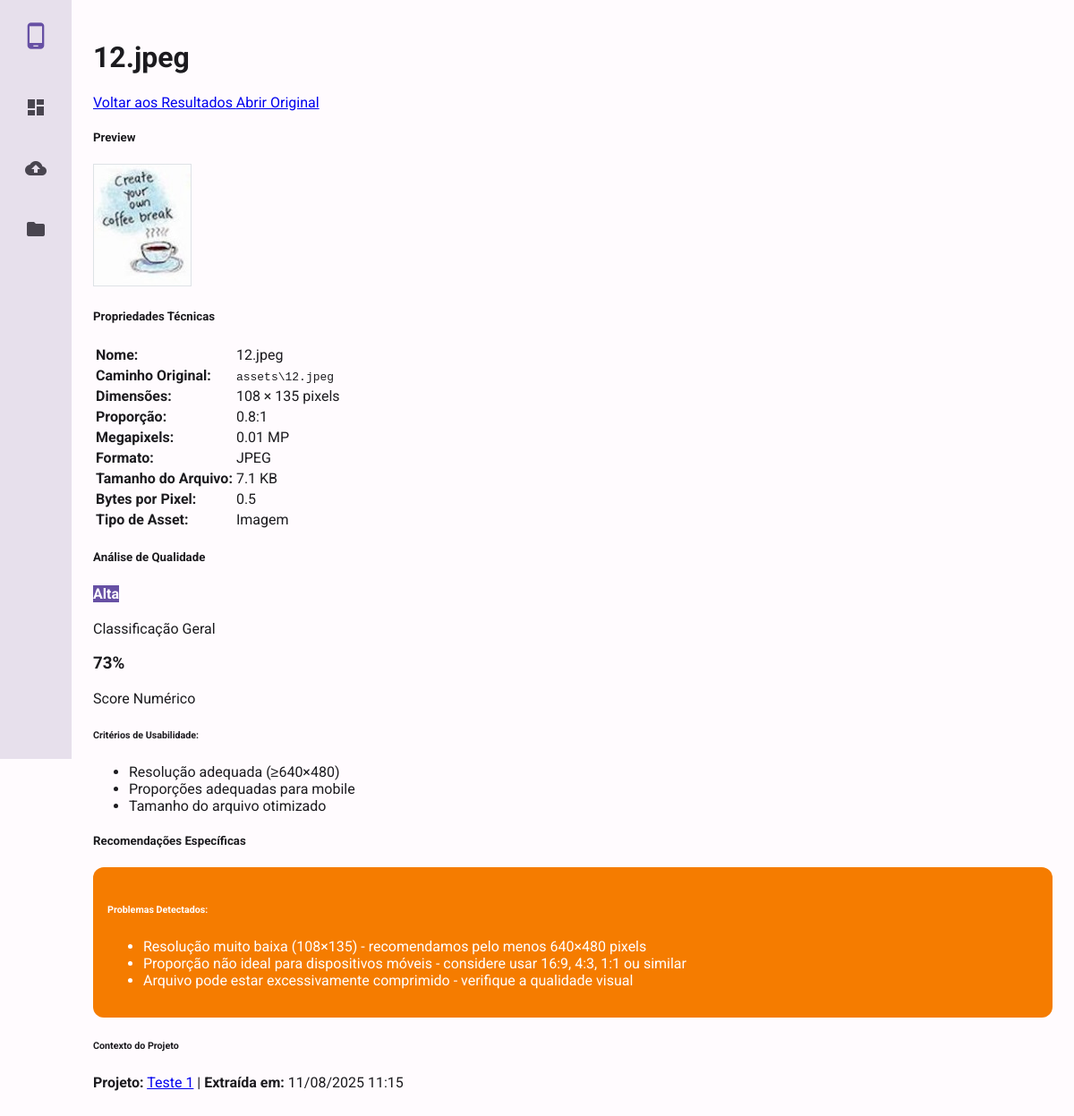
Page /images/232/ on the committed database.
### analyzer/models.py (models this page shows, shortened)
class ImageAsset(models.Model):
    QUALITY_CHOICES = [
        ('low', 'Baixa'),
        ('medium', 'Média'),
        ('high', 'Alta'),
        ('excellent', 'Excelente'),
    ]
    ASSET_TYPE_CHOICES = [
        ('image', 'Imagem'),
        ('icon', 'Ícone'),
        ('background', 'Fundo'),
        ('button', 'Botão'),
        ('other', 'Outro'),
    ]
    aia_file = models.ForeignKey(AiaFile, on_delete=models.CASCADE, related_name='images')
    name = models.CharField(max_length=255)
    original_path = models.CharField(max_length=500)  # Path within the .aia file
    extracted_file = models.ImageField(upload_to='extracted_images/')
    width = models.IntegerField()
    height = models.IntegerField()
    file_size = models.IntegerField()  # in bytes
    format = models.CharField(max_length=10)  # PNG, JPG, etc.
    quality_score = models.FloatField(null=True, blank=True)  # 0-100 scale
    quality_rating = models.CharField(max_length=10, choices=QUALITY_CHOICES, null=True, blank=True)
    asset_type = models.CharField(max_length=20, choices=ASSET_TYPE_CHOICES, default='image')
    resolution_adequate = models.BooleanField(null=True, blank=True)
    aspect_ratio_appropriate = models.BooleanField(null=True, blank=True)
    file_size_optimized = models.BooleanField(null=True, blank=True)
    created_at = models.DateTimeField(auto_now_add=True)
    @property
    def aspect_ratio(self):
        if self.height > 0:
            return round(self.width / self.height, 2)
        return 0
    @property
    def megapixels(self):
        return round((self.width * self.height) / 1000000, 2)
    @property
    def bytes_per_pixel(self):
        if self.width > 0 and self.height > 0:
            return round(self.file_size / (self.width * self.height), 2)
        return 0

class AiaFile(models.Model):
    name = models.CharField(max_length=255)
    file = models.FileField(upload_to='aia_files/')
    uploaded_at = models.DateTimeField(auto_now_add=True)
    uploaded_by = models.ForeignKey(User, on_delete=models.CASCADE, null=True, blank=True)
    is_analyzed = models.BooleanField(default=False)
    total_images = models.IntegerField(default=0)
    total_icons = models.IntegerField(default=0)
    analysis_completed_at = models.DateTimeField(null=True, blank=True)

### analyzer/views.py (the view)
# urls.py: path('images/<int:pk>/', views.image_detail, name='image_detail'),
def image_detail(request, pk):
    image = get_object_or_404(ImageAsset, pk=pk)
    context = {
        'image': image,
        'aia_file': image.aia_file,
    }
    return render(request, 'analyzer/image_detail.html', context)

### analyzer/templates/analyzer/image_detail.html (shortened to what this page needs)
{% extends 'analyzer/base.html' %}
{% block content %}
<div class="d-flex justify-content-between flex-wrap flex-md-nowrap align-items-center pt-3 pb-2 mb-3 border-bottom">
    <h1 class="h2">
         {{ image.name }}
    </h1>
    <div class="btn-toolbar mb-2 mb-md-0">
        <a href="{% url 'analysis_results' aia_file.pk %}" class="btn btn-outline-secondary me-2">
             Voltar aos Resultados
        </a>
        <a href="{{ image.extracted_file.url }}" target="_blank" class="btn btn-primary">
             Abrir Original
        </a>
    </div>
</div>
<div class="row">
    <div class="col-md-6">
        <div class="card">
            <div class="card-header">
                <h5 class="card-title mb-0">
                     Preview
                </h5>
            </div>
            <div class="card-body text-center">
                <img src="{{ image.extracted_file.url }}"
                     class="img-fluid"
                     alt="{{ image.name }}"
                     style="max-height: 400px; border: 1px solid #dee2e6;">
            </div>
        </div>
    </div>
    <div class="col-md-6">
        <div class="card">
            <div class="card-header">
                <h5 class="card-title mb-0">
                     Propriedades Técnicas
                </h5>
            </div>
            <div class="card-body">
                <table class="table table-borderless">
                    <tr>
                        <td><strong>Nome:</strong></td>
                        <td>{{ image.name }}</td>
                    </tr>
                    <tr>
                        <td><strong>Caminho Original:</strong></td>
                        <td><code>{{ image.original_path }}</code></td>
                    </tr>
                    <tr>
                        <td><strong>Dimensões:</strong></td>
                        <td>{{ image.width }} × {{ image.height }} pixels</td>
                    </tr>
                    <tr>
                        <td><strong>Proporção:</strong></td>
                        <td>{{ image.aspect_ratio }}:1</td>
                    </tr>
                    <tr>
                        <td><strong>Megapixels:</strong></td>
                        <td>{{ image.megapixels }} MP</td>
                    </tr>
                    <tr>
                        <td><strong>Formato:</strong></td>
                        <td>{{ image.format }}</td>
                    </tr>
                    <tr>
                        <td><strong>Tamanho do Arquivo:</strong></td>
                        <td>{{ image.file_size|filesizeformat }}</td>
                    </tr>
                    <tr>
                        <td><strong>Bytes por Pixel:</strong></td>
                        <td>{{ image.bytes_per_pixel }}</td>
                    </tr>
                    <tr>
                        <td><strong>Tipo de Asset:</strong></td>
                        <td>
                            <span class="badge bg-secondary">
                                {{ image.get_asset_type_display }}
                            </span>
                        </td>
                    </tr>
                </table>
            </div>
        </div>
    </div>
</div>
<div class="row mt-4">
    <div class="col-md-12">
        <div class="card">
            <div class="card-header">
                <h5 class="card-title mb-0">
                     Análise de Qualidade
                </h5>
            </div>
            <div class="card-body">
                <div class="row">
                    <div class="col-md-3">
                        <div class="text-center">
                            {% if image.quality_rating %}
                                <h3>
                                    <span class="badge quality-{{ image.quality_rating }} quality-badge" style="font-size: 1rem;">
                                        {{ image.get_quality_rating_display }}
                                    </span>
                                </h3>
                            {% else %}
                                <h3 class="text-muted">N/A</h3>
                            {% endif %}
                            <p class="text-muted">Classificação Geral</p>
                        </div>
                    </div>
                    <div class="col-md-3">
                        <div class="text-center">
                            {% if image.quality_score %}
                                <h3 class="text-primary">{{ image.quality_score|floatformat:0 }}%</h3>
                            {% else %}
                                <h3 class="text-muted">N/A</h3>
                            {% endif %}
                            <p class="text-muted">Score Numérico</p>
                        </div>
                    </div>
                    <div class="col-md-6">
                        <h6>Critérios de Usabilidade:</h6>
                        <ul class="list-unstyled">
                            <li>
                                Resolução adequada (≥640×480)
                            </li>
                            <li>
                                Proporções adequadas para mobile
                            </li>
                            <li>
                                Tamanho do arquivo otimizado
                            </li>
                        </ul>
                    </div>
                </div>
            </div>
        </div>
    </div>
</div>
<div class="row mt-4">
    <div class="col-md-12">
        <div class="card">
            <div class="card-header">
                <h5 class="card-title mb-0">
                     Recomendações Específicas
                </h5>
            </div>
            <div class="card-body">
                {% if image.quality_rating == 'low' or not image.resolution_adequate or not image.aspect_ratio_appropriate or not image.file_size_optimized %}
                    <div class="alert alert-warning">
                        <h6> Problemas Detectados:</h6>
                        <ul class="mb-0">
                            {% if not image.resolution_adequate %}
                                <li>Resolução muito baixa ({{ image.width }}×{{ image.height }}) - recomendamos pelo menos 640×480 pixels</li>
                            {% endif %}
                            {% if not image.aspect_ratio_appropriate %}
                                <li>Proporção não ideal para dispositivos móveis - considere usar 16:9, 4:3, 1:1 ou similar</li>
                            {% endif %}
                            {% if not image.file_size_optimized %}
                                {% if image.file_size > 1048576 %}
                                    <li>Arquivo muito grande ({{ image.file_size|filesizeformat }}) - considere compressão para melhorar performance</li>
                                {% else %}
                                    <li>Arquivo pode estar excessivamente comprimido - verifique a qualidade visual</li>
                                {% endif %}
                            {% endif %}
                        </ul>
                    </div>
                {% else %}
                    <div class="alert alert-success">
                        <i class="bi bi-check-circle"></i>
                        <strong>Excelente!</strong> Esta imagem atende a todos os critérios de usabilidade recomendados.
                    </div>
                {% endif %}
            </div>
        </div>
    </div>
</div>
<div class="row mt-4">
    <div class="col-md-12">
        <div class="card">
            <div class="card-body">
                <h6> Contexto do Projeto</h6>
                <p class="text-muted mb-0">
                    <strong>Projeto:</strong>
                    <a href="{% url 'file_detail' aia_file.pk %}">{{ aia_file.name }}</a> |
                    <strong>Extraída em:</strong> {{ image.created_at|date:"d/m/Y H:i" }}
                </p>
            </div>
        </div>
    </div>
</div>
{% endblock %}

### analyzer/templates/analyzer/base.html (style rules this page uses)
:root { --md-sys-color-primary: #6750A4; --md-sys-color-on-primary: #FFFFFF; --md-sys-color-primary-container: #EADDFF; --md-sys-color-on-primary-container: #21005D; --md-sys-color-secondary: #625B71; --md-sys-color-on-secondary: #FFFFFF; --md-sys-color-secondary-container: #E8DEF8; --md-sys-color-on-secondary-container: #1D192B; --md-sys-color-tertiary: #7D5260; --md-sys-color-on-tertiary: #FFFFFF; --md-sys-color-surface: #FFFBFE; --md-sys-color-on-surface: #1C1B1F; --md-sys-color-surface-variant: #E7E0EC; --md-sys-color-on-surface-variant: #49454F; --md-sys-color-error: #B3261E; --md-sys-color-on-error: #FFFFFF; --md-sys-color-error-container: #F9DEDC; --md-sys-color-on-error-container: #410E0B; --md-sys-color-success: #0D8043; --md-sys-color-on-success: #FFFFFF; --md-sys-color-warning: #F57C00; --md-sys-color-on-warning: #FFFFFF; }
body { font-family: 'Roboto', sans-serif; background-color: var(--md-sys-color-surface); color: var(--md-sys-color-on-surface); margin: 0; }
.quality-high { background-color: var(--md-sys-color-primary); color: var(--md-sys-color-on-primary); }
.alert { padding: 16px; border-radius: 12px; margin: 16px 0; }
.alert-warning { background-color: var(--md-sys-color-warning); color: var(--md-sys-color-on-warning); }

### rows in the picture
ImageAsset: name "12.jpeg", extracted_file (picture), original_path "assets\\12.jpeg", width "108", height "135", aspect_ratio "0.8", megapixels "0.01", format "JPEG", file_size|filesizeformat "7.1 KB", bytes_per_pixel "0.5", asset_type "Imagem", quality_rating "Alta", quality_score "73", created_at "11/08/2025 11:15"
AiaFile: name "Teste 1"
